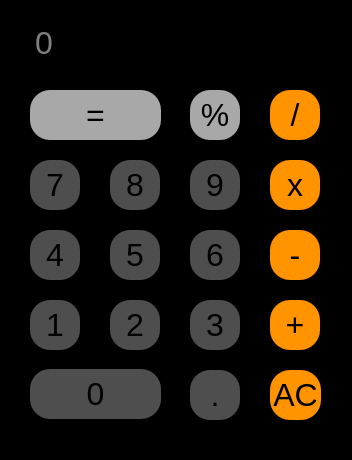
<?xml version="1.0" encoding="UTF-8"?>
<ui version="4.0">
 <class>MainWindow</class>
 <widget class="QMainWindow" name="MainWindow">
  <property name="geometry">
   <rect>
    <x>0</x>
    <y>0</y>
    <width>352</width>
    <height>460</height>
   </rect>
  </property>
  <property name="windowTitle">
   <string>MainWindow</string>
  </property>
  <property name="styleSheet">
   <string notr="true">background-color: rgb(0, 0, 0);</string>
  </property>
  <widget class="QWidget" name="centralwidget">
   <widget class="QTextEdit" name="view">
    <property name="geometry">
     <rect>
      <x>30</x>
      <y>20</y>
      <width>281</width>
      <height>51</height>
     </rect>
    </property>
    <property name="font">
     <font>
      <pointsize>24</pointsize>
     </font>
    </property>
    <property name="layoutDirection">
     <enum>Qt::LeftToRight</enum>
    </property>
    <property name="styleSheet">
     <string notr="true">color: rgb(255, 255, 255);</string>
    </property>
    <property name="readOnly">
     <bool>false</bool>
    </property>
    <property name="placeholderText">
     <string>0</string>
    </property>
   </widget>
   <widget class="QPushButton" name="btnmin">
    <property name="geometry">
     <rect>
      <x>270</x>
      <y>230</y>
      <width>50</width>
      <height>50</height>
     </rect>
    </property>
    <property name="font">
     <font>
      <pointsize>24</pointsize>
     </font>
    </property>
    <property name="styleSheet">
     <string notr="true">background-color: rgb(255, 147, 0);
border-radius: 20px;</string>
    </property>
    <property name="text">
     <string>-</string>
    </property>
   </widget>
   <widget class="QPushButton" name="btn1">
    <property name="geometry">
     <rect>
      <x>30</x>
      <y>300</y>
      <width>50</width>
      <height>50</height>
     </rect>
    </property>
    <property name="font">
     <font>
      <pointsize>24</pointsize>
     </font>
    </property>
    <property name="styleSheet">
     <string notr="true">background-color: rgb(78, 78, 78);
border-radius: 20px;</string>
    </property>
    <property name="text">
     <string>1</string>
    </property>
   </widget>
   <widget class="QPushButton" name="btnac">
    <property name="geometry">
     <rect>
      <x>270</x>
      <y>370</y>
      <width>51</width>
      <height>50</height>
     </rect>
    </property>
    <property name="font">
     <font>
      <pointsize>24</pointsize>
     </font>
    </property>
    <property name="styleSheet">
     <string notr="true">background-color: rgb(255, 147, 0);
border-radius: 20px;</string>
    </property>
    <property name="text">
     <string>AC</string>
    </property>
   </widget>
   <widget class="QPushButton" name="ebtn">
    <property name="geometry">
     <rect>
      <x>30</x>
      <y>90</y>
      <width>131</width>
      <height>50</height>
     </rect>
    </property>
    <property name="font">
     <font>
      <pointsize>24</pointsize>
     </font>
    </property>
    <property name="styleSheet">
     <string notr="true">background-color: rgb(168, 168, 168);
border-radius: 20px;</string>
    </property>
    <property name="text">
     <string>=</string>
    </property>
   </widget>
   <widget class="QPushButton" name="btn7">
    <property name="geometry">
     <rect>
      <x>30</x>
      <y>160</y>
      <width>50</width>
      <height>50</height>
     </rect>
    </property>
    <property name="font">
     <font>
      <pointsize>24</pointsize>
     </font>
    </property>
    <property name="styleSheet">
     <string notr="true">background-color: rgb(78, 78, 78);
border-radius: 20px;</string>
    </property>
    <property name="text">
     <string>7</string>
    </property>
   </widget>
   <widget class="QPushButton" name="btndot">
    <property name="geometry">
     <rect>
      <x>190</x>
      <y>370</y>
      <width>50</width>
      <height>50</height>
     </rect>
    </property>
    <property name="font">
     <font>
      <pointsize>24</pointsize>
     </font>
    </property>
    <property name="styleSheet">
     <string notr="true">background-color: rgb(78, 78, 78);
border-radius: 20px;</string>
    </property>
    <property name="text">
     <string>.</string>
    </property>
   </widget>
   <widget class="QPushButton" name="btnadd">
    <property name="geometry">
     <rect>
      <x>270</x>
      <y>300</y>
      <width>50</width>
      <height>50</height>
     </rect>
    </property>
    <property name="font">
     <font>
      <pointsize>24</pointsize>
     </font>
    </property>
    <property name="styleSheet">
     <string notr="true">background-color: rgb(255, 147, 0);
border-radius: 20px;</string>
    </property>
    <property name="text">
     <string>+</string>
    </property>
   </widget>
   <widget class="QPushButton" name="btn3">
    <property name="geometry">
     <rect>
      <x>190</x>
      <y>300</y>
      <width>50</width>
      <height>50</height>
     </rect>
    </property>
    <property name="font">
     <font>
      <pointsize>24</pointsize>
     </font>
    </property>
    <property name="styleSheet">
     <string notr="true">background-color: rgb(78, 78, 78);
border-radius: 20px;</string>
    </property>
    <property name="text">
     <string>3</string>
    </property>
   </widget>
   <widget class="QPushButton" name="btnpercent">
    <property name="geometry">
     <rect>
      <x>190</x>
      <y>90</y>
      <width>50</width>
      <height>50</height>
     </rect>
    </property>
    <property name="font">
     <font>
      <pointsize>24</pointsize>
     </font>
    </property>
    <property name="styleSheet">
     <string notr="true">background-color: rgb(168, 168, 168);
border-radius: 20px;</string>
    </property>
    <property name="text">
     <string>%</string>
    </property>
   </widget>
   <widget class="QPushButton" name="btnmul">
    <property name="geometry">
     <rect>
      <x>270</x>
      <y>160</y>
      <width>50</width>
      <height>50</height>
     </rect>
    </property>
    <property name="font">
     <font>
      <pointsize>24</pointsize>
     </font>
    </property>
    <property name="styleSheet">
     <string notr="true">background-color: rgb(255, 147, 0);
border-radius: 20px;</string>
    </property>
    <property name="text">
     <string>x</string>
    </property>
   </widget>
   <widget class="QPushButton" name="btn5">
    <property name="geometry">
     <rect>
      <x>110</x>
      <y>230</y>
      <width>50</width>
      <height>50</height>
     </rect>
    </property>
    <property name="font">
     <font>
      <pointsize>24</pointsize>
     </font>
    </property>
    <property name="styleSheet">
     <string notr="true">background-color: rgb(78, 78, 78);
border-radius: 20px;</string>
    </property>
    <property name="text">
     <string>5</string>
    </property>
   </widget>
   <widget class="QPushButton" name="btn6">
    <property name="geometry">
     <rect>
      <x>190</x>
      <y>230</y>
      <width>50</width>
      <height>50</height>
     </rect>
    </property>
    <property name="font">
     <font>
      <pointsize>24</pointsize>
     </font>
    </property>
    <property name="styleSheet">
     <string notr="true">background-color: rgb(78, 78, 78);
border-radius: 20px;</string>
    </property>
    <property name="text">
     <string>6</string>
    </property>
   </widget>
   <widget class="QPushButton" name="btn0">
    <property name="geometry">
     <rect>
      <x>30</x>
      <y>369</y>
      <width>131</width>
      <height>50</height>
     </rect>
    </property>
    <property name="font">
     <font>
      <pointsize>24</pointsize>
     </font>
    </property>
    <property name="layoutDirection">
     <enum>Qt::LeftToRight</enum>
    </property>
    <property name="styleSheet">
     <string notr="true">background-color: rgb(78, 78, 78);
border-radius: 20px;</string>
    </property>
    <property name="text">
     <string>0</string>
    </property>
    <property name="flat">
     <bool>false</bool>
    </property>
   </widget>
   <widget class="QPushButton" name="btndiv">
    <property name="geometry">
     <rect>
      <x>270</x>
      <y>90</y>
      <width>50</width>
      <height>50</height>
     </rect>
    </property>
    <property name="font">
     <font>
      <pointsize>24</pointsize>
     </font>
    </property>
    <property name="styleSheet">
     <string notr="true">background-color: rgb(255, 147, 0);
border-radius: 20px;</string>
    </property>
    <property name="text">
     <string>/</string>
    </property>
   </widget>
   <widget class="QPushButton" name="btn2">
    <property name="geometry">
     <rect>
      <x>110</x>
      <y>300</y>
      <width>50</width>
      <height>50</height>
     </rect>
    </property>
    <property name="font">
     <font>
      <pointsize>24</pointsize>
     </font>
    </property>
    <property name="styleSheet">
     <string notr="true">background-color: rgb(78, 78, 78);
border-radius: 20px;</string>
    </property>
    <property name="text">
     <string>2</string>
    </property>
   </widget>
   <widget class="QPushButton" name="btn4">
    <property name="geometry">
     <rect>
      <x>30</x>
      <y>230</y>
      <width>50</width>
      <height>50</height>
     </rect>
    </property>
    <property name="font">
     <font>
      <pointsize>24</pointsize>
     </font>
    </property>
    <property name="styleSheet">
     <string notr="true">background-color: rgb(78, 78, 78);
border-radius: 20px;</string>
    </property>
    <property name="text">
     <string>4</string>
    </property>
   </widget>
   <widget class="QPushButton" name="btn8">
    <property name="geometry">
     <rect>
      <x>110</x>
      <y>160</y>
      <width>50</width>
      <height>50</height>
     </rect>
    </property>
    <property name="font">
     <font>
      <pointsize>24</pointsize>
     </font>
    </property>
    <property name="styleSheet">
     <string notr="true">background-color: rgb(78, 78, 78);
border-radius: 20px;</string>
    </property>
    <property name="text">
     <string>8</string>
    </property>
   </widget>
   <widget class="QPushButton" name="btn9">
    <property name="geometry">
     <rect>
      <x>190</x>
      <y>160</y>
      <width>50</width>
      <height>50</height>
     </rect>
    </property>
    <property name="font">
     <font>
      <pointsize>24</pointsize>
     </font>
    </property>
    <property name="styleSheet">
     <string notr="true">background-color: rgb(78, 78, 78);
border-radius: 20px;</string>
    </property>
    <property name="text">
     <string>9</string>
    </property>
   </widget>
  </widget>
  <widget class="QStatusBar" name="statusbar"/>
 </widget>
 <resources/>
 <connections/>
</ui>
